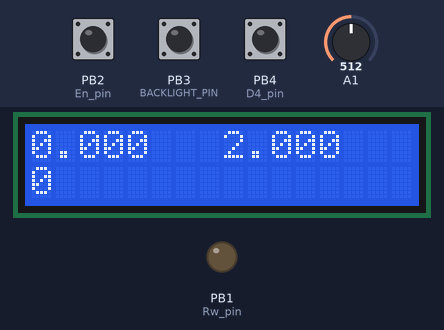
A sketch run on a simulated ATtiny85, built for the host (arithmetic inside an expression is 32-bit, double 64-bit). Shown: 16×2 character LCD, output pins drawn as LEDs (lit = HIGH). Inputs (shaded band) come from the test bench; at power-on: PB2 (En_pin) HIGH, A1 = 512, PB3 (BACKLIGHT_PIN) HIGH, PB4 (D4_pin) HIGH. What the sketch prints to the serial monitor is not drawn.

Above: at 1.2 s.
1.3 s: PB2 (En_pin) pulled LOW for 1 s
At 3.0 s:
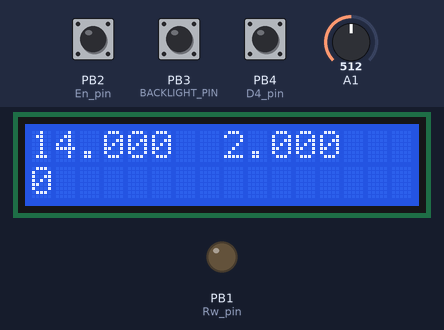
3.8 s: A1 set to 716
At 4.3 s:
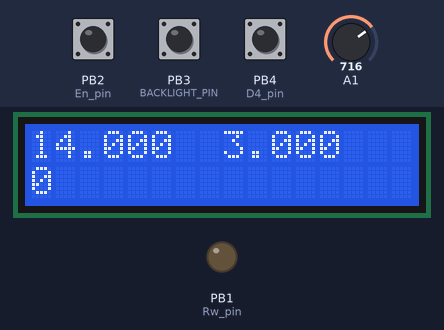
5.3 s: PB3 (BACKLIGHT_PIN) pulled LOW for 3.2 s
At 9.6 s:
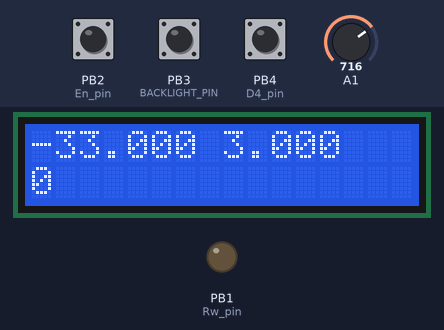
10.0 s: PB4 (D4_pin) pulled LOW for 0.15 s
At 10.9 s:
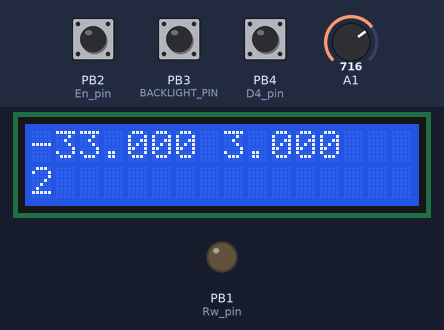
11.7 s: PB2 (En_pin) pulled LOW for 0.15 s
At 12.3 s:
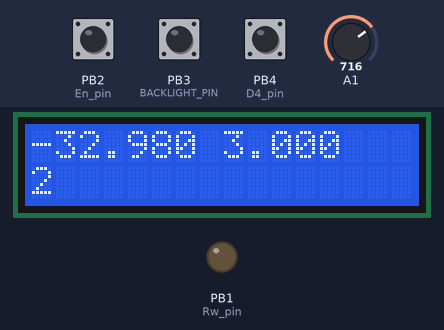
13.4 s: PB3 (BACKLIGHT_PIN) pulled LOW for 0.15 s
At 14.9 s:
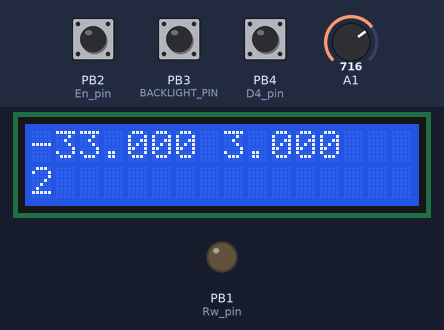
Timing chart, 0 to 16.4 s (numbered marks = the images above; inputs shaded):
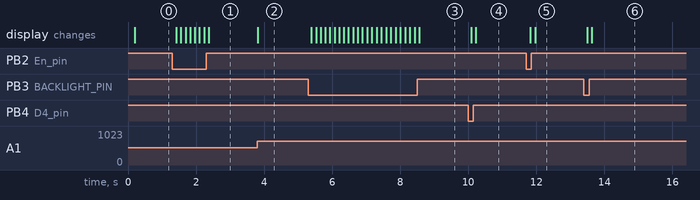

The sketch:

Powersupply_12OCt2016_04112016_r15.ino
```cpp
/*
 * Need to change some map functions for proper scaling at 10 and 20 volts
 * Need some logic to read current
 * Current amp is working properly
 * Maybe,A1 is fried
 * No changes were made to "IICLCDsetup.h" and "_16bitpwm.h"
 * Removed keyboard includes and variables
 *
 * r14-> added the precision specifiers to every "XXXX.printXX() functions,
 *       wherever needed
 * r15->r15-> added scaling for 10V power supply,scaling yet to be tested,
 *       not complete yet
 *       changed the placeV switch lebals to be more sensible
 *       STARTED ADDING TIMEandDATE to changelog
 *       Fri 11/04/2016,20:56:03.60
 *       -Malhar Deshmukh(MalharD)
 *       #added to github at Fri 11/04/2016,21:41:02.95
 */

#define DEBUG
//#define  TEST_on_MEGA
//#include <Key.h>
//#include <Keypad.h>
#include "IICLCDsetup.h"
#include "_16bitpwm.h"
#include <Wire.h>
#include <LiquidCrystal_I2C.h>

byte placeV = 0; //0=millivolt,1=millivolt*10,2=millivolt*100,3=volt
//unsigned int  millivolts;
unsigned int i, vwrt;
float  ovolts = 0.0000, volts = 0.0000, actVolts = 0.0000, iout = 0.0000 ,test=3.141592;
void setup() {
  setupPWM16();
  lcdSetup();
  Serial.begin(115200);
  pinMode(2, INPUT_PULLUP);
  pinMode(3, INPUT_PULLUP);
  pinMode(4, INPUT_PULLUP);
  pinMode(5, INPUT_PULLUP);
  pinMode(6, INPUT_PULLUP);

  placeV = 0; //init mode is volts

  //Serial.println(test);
  //delay(5000);
}

void loop() {

  if (digitalRead(4) == LOW) {
    placeV++;
    if (placeV == 4)placeV = 0;
  }
  if (digitalRead(2) == LOW) {
    switch (placeV) {
      case 3 : volts += 0.001; break;
      case 2 : volts += 0.010; break;
      case 1 : volts += 0.100; break;
      case 0 : volts += 1.000; break;
    }
  }

  if (digitalRead(3) == LOW) {
    switch (placeV) {
      case 3 : volts -= 0.001; break;
      case 2 : volts -= 0.010; break;
      case 1 : volts -= 0.100; break;
      case 0 : volts -= 1.000; break;
    }
  }
  delay(50);
  //Put this in some sort of BlinkWithoutDelay loop


  ovolts = volts;
  ovolts = ovolts * 1000;
  vwrt = map(ovolts, 0, 10240, 0, 1023);
  analogWrite16(9, vwrt);

  lcd.clear();
  lcd.home();
#ifdef DEBUG
  /*Serial.println("\n");
  Serial.println("actVolts");
  Serial.println(actVolts,3);
  Serial.println("volts");
  Serial.println(volts,3);
  Serial.println("analogRead(A1)");
  Serial.println(analogRead(A1));
  Serial.println("iout");*/
  Serial.println(iout,3);
  //Serial.println("\n");

#endif
  actVolts = volts;
  lcd.print(actVolts,3);
  lcd.setCursor(0, 1);
  lcd.print(placeV);
  lcd.setCursor(8, 0);
  iout = map(analogRead(A1), 0, 1023, 0, 5.1200);
  lcd.print(iout,3);


}
```

_16bitpwm.h
```cpp
#define _16bitpwm
//#define ARDUINO_MEGA     //Timers and Digital pins are differnt on different boards
void setupPWM16() {
  TCCR1A = _BV(COM1A1) | _BV(COM1B1)  /* non-inverting PWM */
           | _BV(WGM11);                   /* mode 14: fast PWM, TOP=ICR1 */
  TCCR1B = _BV(WGM13) | _BV(WGM12)
           | _BV(CS11);                    /* prescaler 1 */
  ICR1 = 0x03ff;                      /* TOP counter value (freeing OCR1A*/

  /*
   * for 10 bit , set as 0x03ff,confirmed-MALHAR
   * frequency= 15.625KHz for 16Mhz CPU clock
   * frequency=  7.812KHz for 8Mhz CPU clock
  */

  /*
  * Comments about the setup
  * Changing ICR1 will effect the amount of bits of resolution.
  * ICR1 = 0xffff; (65535) 16-bit resolution
  * ICR1 = 0x7FFF; (32767) 15-bit resolution
  * ICR1 = 0x3FFF; (16383) 14-bit resolution etc....

  * Changing the prescaler will effect the frequency of the PWM signal.
  * Frequency[Hz}=CPU/(ICR1+1) where in this case CPU=16 MHz
  * 16-bit PWM will be>>> 16000000/(65535+1)=244.14Hz
  */

#ifndef TEST_on_MEGA
  DDRB |= _BV(PB1) | _BV(PB2);
#endif

#ifdef TEST_on_MEGA
  DDRB |= _BV(PB5) | _BV(PB6) | _BV(PB7) ;
#endif
}
void analogWrite16(uint8_t pin, int val)
{
  switch (pin) {
    case 9: OCR1A = val; break;
    case 10: OCR1B = val; break;
#ifdef TEST_on_MEGA
    case 11: OCR1A = val; break;
    case 12: OCR1B = val; break;
    case 13: OCR1C = val; break;
#endif
  }
}
```

IICLCDsetup.h
```cpp
#define IICLCDsetup.h

/*IIC LCD 16X2 test example
 * Connect the IIC LCD as follows
 * IIC LCD      ARDUINO
 * +5V            +5V
 * GND            GND
 * SCL            SCL
 * SDA            SDA
 *
 * by Malhar Deshmukh
 * 11APR2016
 */
#include <Wire.h>
#include <LiquidCrystal_I2C.h>
#define I2C_ADDR    0x27 // <<-- Add your address here.Find it from I2C Scanner
#define BACKLIGHT_PIN     3
#define En_pin  2
#define Rw_pin  1
#define Rs_pin  0
#define D4_pin  4
#define D5_pin  5
#define D6_pin  6
#define D7_pin  7
LiquidCrystal_I2C lcd(I2C_ADDR, En_pin, Rw_pin, Rs_pin, D4_pin, D5_pin, D6_pin, D7_pin);

void lcdSetup() {
  lcd.begin (16, 2); //  LCD is 16 characters x 2 lines
  lcd.setBacklightPin(BACKLIGHT_PIN, POSITIVE);
  lcd.setBacklight(HIGH);  // Switch on the backlight
  lcd.clear();
  //Uncomment this to test the function
  /*
  lcd.home();
  lcd.setCursor(0, 0);
  lcd.print("0123456789ABCDEF");
  lcd.setCursor(0, 1);
  lcd.print("Test Passed");
  */
}
```

Measured:
- after the input at 1.3 s, the display: first changes after 0.12 s (image 1 shows a later state)
- after the input at 3.8 s, the display: changes at once (image 2)
- after the input at 5.3 s, the display: first changes after 0.09 s (image 3 shows a later state)
- after the input at 10.0 s, the display: first changes after 0.09 s (image 4 shows a later state)
- after the input at 11.7 s, the display: first changes after 0.13 s (image 5 shows a later state)
- after the input at 13.4 s, the display: first changes after 0.09 s (image 6 shows a later state)
